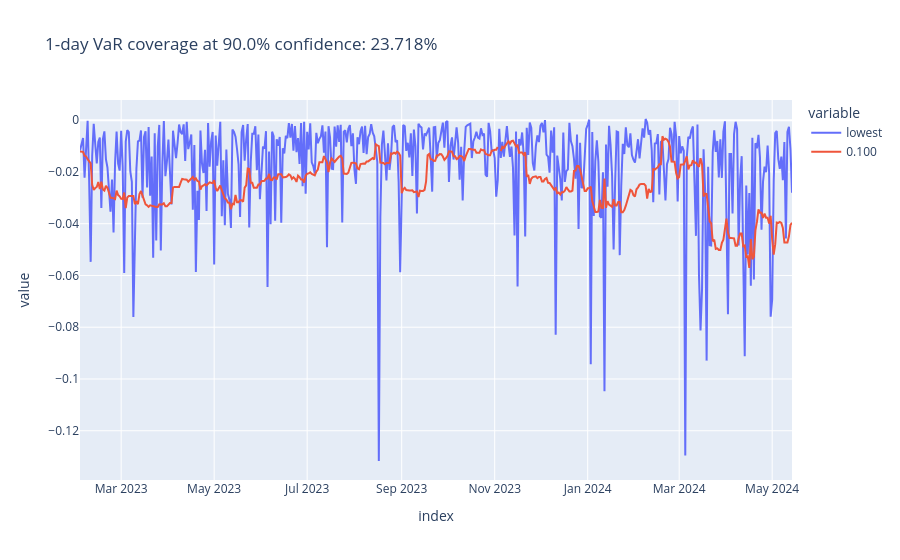

Notebook code for this chart:
### Markdown cell above
### VaR Results with partial past data

Lookback window of 30 days

### Code cell
plot_coverage(df_var_partial, "0.100")

### Figure 1 — Plotly figure (JSON) as saved in the notebook; plotly's stock layout.template omitted (floating-point values rounded to 4 significant figures; data arrays with more than 128 entries replaced by an {"elided": "..."} marker saying what was removed)
{"data": [{"hovertemplate": "variable=lowest<br>index=%{x}<br>value=%{y}<extra></extra>", "legendgroup": "lowest", "line": {"color": "#636efa", "dash": "solid"}, "marker": {"symbol": "circle"}, "mode": "lines", "name": "lowest", "orientation": "v", "showlegend": true, "type": "scatter", "x": {"elided": "468 str values"}, "xaxis": "x", "y": {"elided": "468 float values"}, "yaxis": "y"}, {"hovertemplate": "variable=0.100<br>index=%{x}<br>value=%{y}<extra></extra>", "legendgroup": "0.100", "line": {"color": "#EF553B", "dash": "solid"}, "marker": {"symbol": "circle"}, "mode": "lines", "name": "0.100", "orientation": "v", "showlegend": true, "type": "scatter", "x": {"elided": "468 str values"}, "xaxis": "x", "y": {"elided": "468 float values"}, "yaxis": "y"}], "layout": {"legend": {"title": {"text": "variable"}, "tracegroupgap": 0}, "title": {"text": "1-day VaR coverage at 90.0% confidence: 23.718%"}, "xaxis": {"anchor": "y", "domain": [0, 1], "title": {"text": "index"}}, "yaxis": {"anchor": "x", "domain": [0, 1], "title": {"text": "value"}}}}
